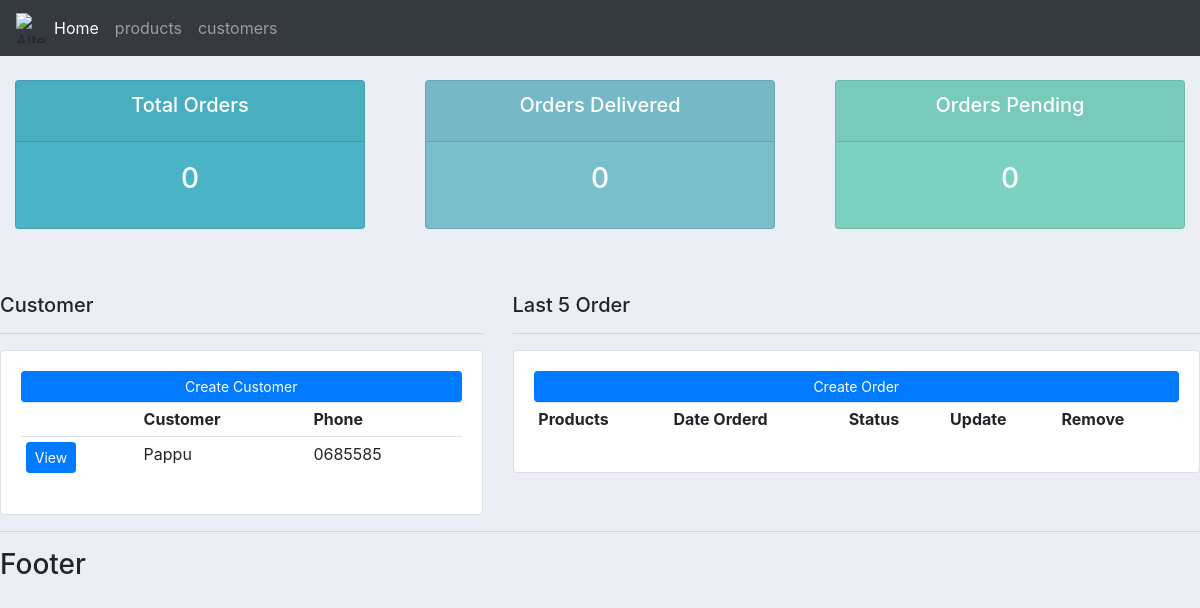
/, run on an earlier commit of the app's database.
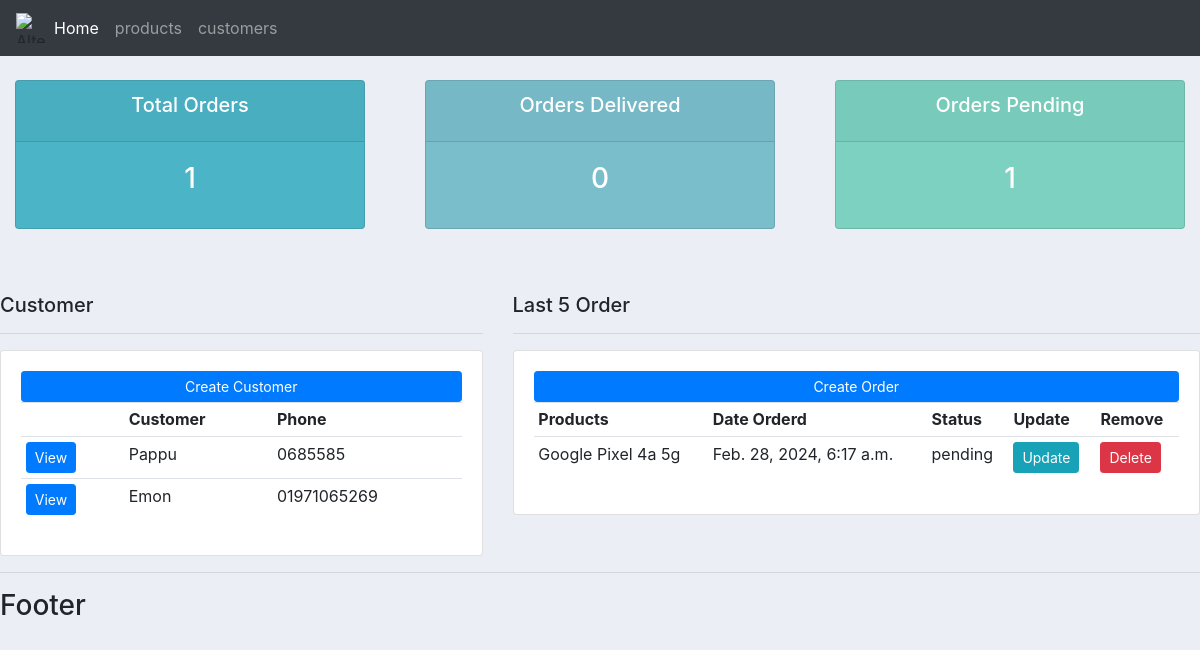
And on a later commit of the database.
### account/models.py (models this page shows, shortened)
class Customer(models.Model):
	name = models.CharField(max_length=200, null=True)
	phone = models.CharField(max_length=200, null=True)
	email = models.CharField(max_length=200, null=True)
	date_created = models.DateTimeField(auto_now_add=True, null=True)

class Order(models.Model):
    STATUS = (
        ('pending', 'pending'),
        ('out of delivery', 'out of delivery'),
        ('Delivered', 'Delivered'),
    )
    customer = models.ForeignKey(Customer, null=True, on_delete=models.SET_NULL)
    product = models.ForeignKey(Products, null=True, on_delete=models.SET_NULL)
    date_created = models.DateTimeField(auto_now_add=True, null=True)
    status = models.CharField(max_length=200, null=True, choices=STATUS)
    tag= models.ManyToManyField(Tag)

class Products(models.Model):
    CATEGORY = (
        ('indoor', 'Indoor'),
        ('outdoor', 'Outdoor'),
    )
    name = models.CharField(max_length=200, null=True)
    price = models.FloatField(null=True)
    category = models.CharField(max_length=200, null=True, choices=CATEGORY)
    date_created = models.DateTimeField(auto_now_add=True, null=True)
    tag = models.ManyToManyField(Tag)
    def __str__(self):
        return self.name

### account/views.py (the view)
# urls.py: path('', views.home, name ='home'),          # No spaces around the path string
def home(request):
      orders = Order.objects.all()
      customers = Customer.objects.all()
      total_customers = customers.count()
      total_orders = orders.count()
      delivered = orders.filter(status='Delivered').count()
      pending = orders.filter(status='pending').count()
      context = {'orders':orders, 'customers': customers,
       'total_customers':total_customers, 'total_orders': total_orders,
        'delivered':delivered, 'pending':pending}
      return render(request,'account/deshboard.html' ,context)

### account/templates/account/deshboard.html (shortened to what this page needs)
{% extends 'account/main.html' %}
{% block content %}
{% include 'account/status.html' %}
<br>
<br>
<div class="row">
    <div class="col-md-5">
        <h5>Customer</h5>
        <hr>
        <div class="card card-body">
            <a href="" class="btn btn-primary btn-sm btn-block"> Create Customer</a>
            <table class="table table-sm">
                <tr>
                    <th></th>
                    <th>Customer</th>
                    <th>Phone</th>
                </tr>
                {% for customer in customers %}
                        <tr>
                            <td><a href="{% url 'customers' customer.id %}" class="btn btn-sm btn-primary">View</a></td>
                            <td>{{customer.name}}</td>
                            <td>{{customer.phone}}</td>
                        </tr>
                {% endfor %}
            </table>
        </div>
    </div>
    <div class="col-md-7">
        <h5>Last 5 Order</h5>
        <hr>
        <div class="card card-body">
            <a href="{% url 'create_order' %}" class="btn btn-primary btn-sm btn-block"> Create Order</a>
            <table class="table table-sm">
                <tr>
                    <th>Products</th>
                    <th>Date Orderd</th>
                    <th>Status</th>
                    <th>Update</th>
                    <th>Remove</th>
                </tr>
                {% for order in orders %}
                <tr>
                    <td>{{order.product}}</td>
                    <td>{{order.date_created}}</td>
                    <td>{{order.status}}</td>
                    <td><a href="{% url 'update_order' order.id %}" class="btn btn-sm btn-info">Update</a></td>
                    <td><a href="{% url 'delete_order' order.id %}" class="btn btn-sm btn-danger">Delete</a></td>
                </tr>
        {% endfor %}
            </table>
        </div>
    </div>
</div>
{% endblock %}

What changed in the data, as far as the page shows it:
added Customer: name "Emon", phone "01971065269"
added Order: product "Google Pixel 4a 5g", date_created "Feb. 28, 2024, 6:17 a.m.", status "pending"
Also different on the page:
{{ total_orders }}: "0" → "1"
{{ pending }}: "0" → "1"
